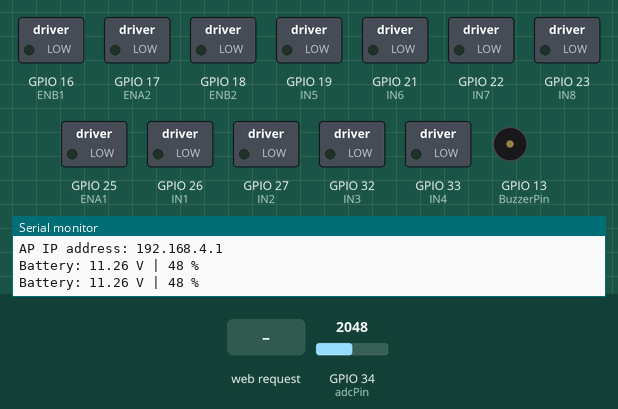
Bench run of a sketch on a simulated ESP32. On the bench: switched loads named in the sketch (green lamp = pin HIGH), buzzer (waves = sounding, pin HIGH), the last lines printed to the serial monitor. Inputs (shaded band) come from the test bench; at power-on: GPIO 34 (adcPin) = 2048 (analog values on the 0–4095 scale).

Above: at 1.2 s.
1.3 s: GPIO 34 (adcPin) set to 1896
2.8 s: GPIO 34 (adcPin) set to 1842
At 3.9 s:
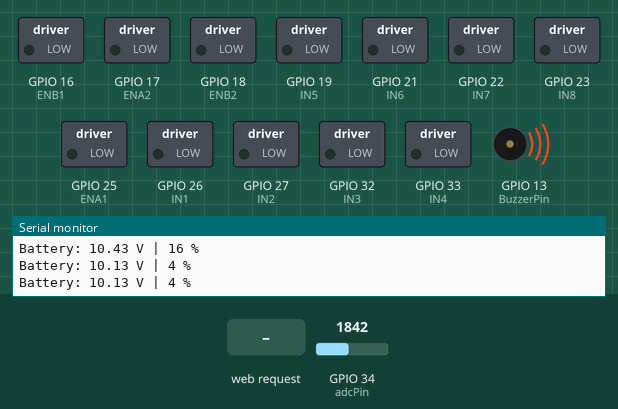
4.6 s: HTTP request GET /forward received
At 5.2 s:
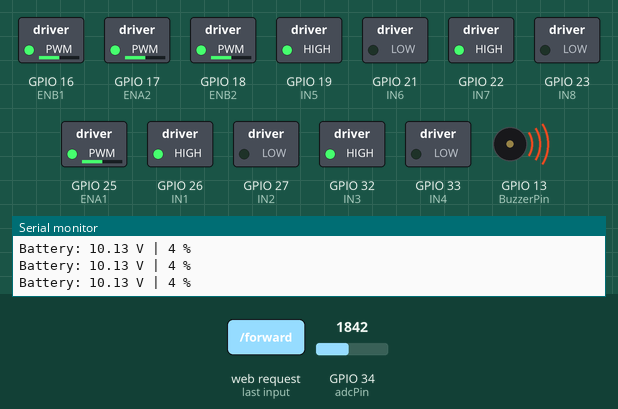
6.1 s: HTTP request GET /backward received
At 6.4 s:
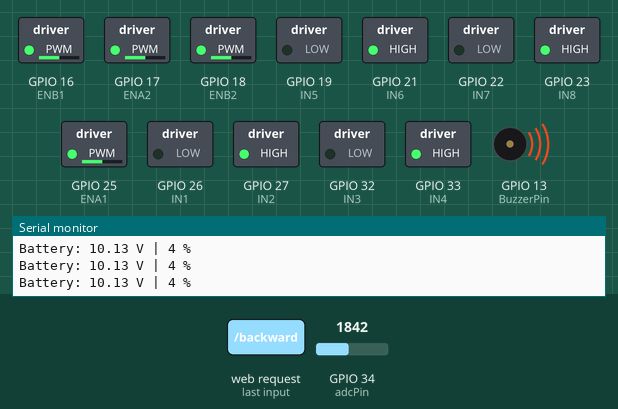
7.6 s: HTTP request GET /left received
At 8.7 s:
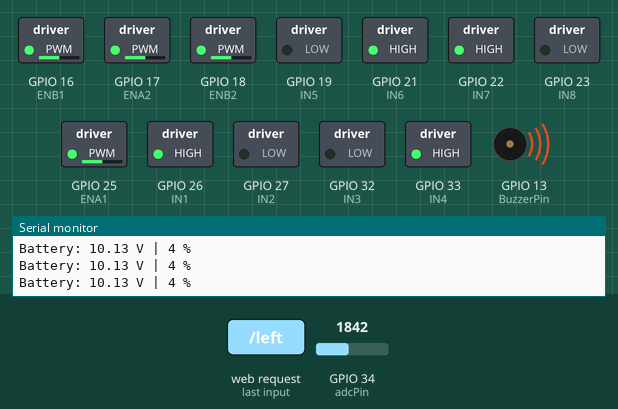
9.1 s: HTTP request GET /right received
At 9.9 s:
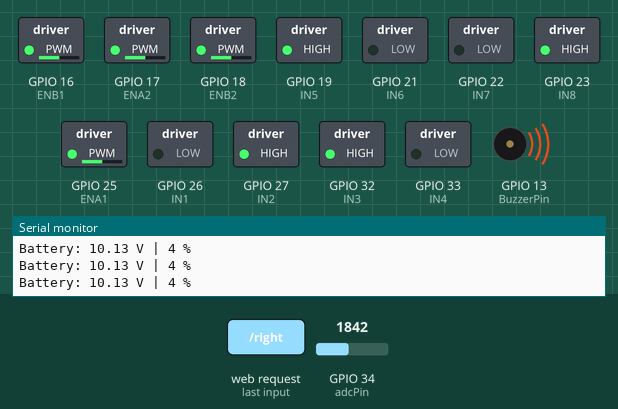
Timing chart, 0 to 11.6 s (numbered marks = the images above; inputs shaded):
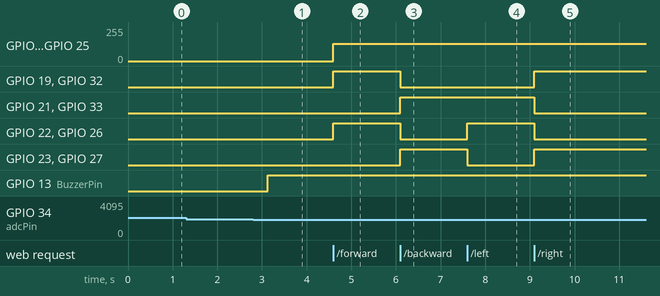

Measured:
- the behaviour switches between 1871 and 1870 on GPIO 34 (adcPin) (found by bisection; images 0 and 1)
- after the input at 2.8 s, GPIO 13 (BuzzerPin): LOW → HIGH after 0.33 s
- after the input at 4.6 s, GPIO 16 (ENB1), GPIO 17 (ENA2), GPIO 18 (ENB2), GPIO 25 (ENA1): 0/255 → 128/255 at once; GPIO 19 (IN5), GPIO 22 (IN7), GPIO 26 (IN1), GPIO 32 (IN3): LOW → HIGH at once
- after the input at 6.1 s, GPIO 19 (IN5), GPIO 22 (IN7), GPIO 26 (IN1), GPIO 32 (IN3): HIGH → LOW at once; GPIO 21 (IN6), GPIO 23 (IN8), GPIO 27 (IN2), GPIO 33 (IN4): LOW → HIGH at once
- after the input at 7.6 s, GPIO 22 (IN7), GPIO 26 (IN1): LOW → HIGH at once; GPIO 23 (IN8), GPIO 27 (IN2): HIGH → LOW at once
- after the input at 9.1 s, GPIO 19 (IN5), GPIO 23 (IN8), GPIO 27 (IN2), GPIO 32 (IN3): LOW → HIGH at once; GPIO 21 (IN6), GPIO 22 (IN7), GPIO 26 (IN1), GPIO 33 (IN4): HIGH → LOW at once

The sketch:

ESP32-smart-car-.ino
```cpp
#include <WiFi.h>
#include <WebServer.h>


const char* ap_ssid = "ESP32_CAR";
const char* ap_password = "12345678";


const int adcPin = 34;
const int BuzzerPin = 13;
bool buzzerON = false;


#define IN1 26
#define IN2 27
#define IN3 32
#define IN4 33

#define IN5 19
#define IN6 21
#define IN7 22
#define IN8 23


const int ENA1 = 25;
const int ENB1 = 16;

const int ENA2 = 17;
const int ENB2 = 18;


const int freq = 1000;
const int resolution = 8;

const int M1_CH = 0;
const int M2_CH = 1;
const int M3_CH = 2;
const int M4_CH = 3;

int defaultSpeed = 128;

WebServer server(80);


float currentBatteryVoltage = 0.0;
int batteryPercent = 0;

const float minBatteryVoltage = 10.0;
const float maxBatteryVoltage = 12.6;

// Voltage divider resistors
const float R1 = 24700.0;
const float R2 = 4700.0;
const float dividerFactor = (R1 + R2) / R2;

const int samples = 10;


void readBatteryLevel() {
  uint32_t rawSum = 0;

  for (int i = 0; i < samples; i++) {
    rawSum += analogRead(adcPin);
    delay(2);
  }

  float rawAvg = rawSum / (float)samples;
  float adcVoltage = (rawAvg / 4095.0) * 3.6;
  currentBatteryVoltage = adcVoltage * dividerFactor;

  batteryPercent = (int)((currentBatteryVoltage - minBatteryVoltage) * 100.0 /
                         (maxBatteryVoltage - minBatteryVoltage));

  batteryPercent = constrain(batteryPercent, 0, 100);


  buzzerON = (batteryPercent <= 10);

  Serial.printf("Battery: %.2f V | %d %%\n", currentBatteryVoltage, batteryPercent);
}

void stopMotors() {
  digitalWrite(IN1, LOW);
  digitalWrite(IN2, LOW);
  digitalWrite(IN3, LOW);
  digitalWrite(IN4, LOW);

  digitalWrite(IN5, LOW);
  digitalWrite(IN6, LOW);
  digitalWrite(IN7, LOW);
  digitalWrite(IN8, LOW);

  ledcWrite(ENA1, 0);
  ledcWrite(ENB1, 0);
  ledcWrite(ENA2, 0);
  ledcWrite(ENB2, 0);
}


void forward(int speedM1, int speedM2, int speedM3, int speedM4) {

  digitalWrite(IN1, HIGH);
  digitalWrite(IN2, LOW);
  digitalWrite(IN3, HIGH);
  digitalWrite(IN4, LOW);


  digitalWrite(IN5, HIGH);
  digitalWrite(IN6, LOW);
  digitalWrite(IN7, HIGH);
  digitalWrite(IN8, LOW);

  ledcWrite(ENA1, speedM1);
  ledcWrite(ENB1, speedM2);
  ledcWrite(ENA2, speedM3);
  ledcWrite(ENB2, speedM4);
}


void backward(int speedM1, int speedM2, int speedM3, int speedM4) {


  digitalWrite(IN1, LOW);
  digitalWrite(IN2, HIGH);
  digitalWrite(IN3, LOW);
  digitalWrite(IN4, HIGH);


  digitalWrite(IN5, LOW);
  digitalWrite(IN6, HIGH);
  digitalWrite(IN7, LOW);
  digitalWrite(IN8, HIGH);

  ledcWrite(ENA1, speedM1);
  ledcWrite(ENB1, speedM2);
  ledcWrite(ENA2, speedM3);
  ledcWrite(ENB2, speedM4);
}


void left(int speedM1, int speedM2, int speedM3, int speedM4) {

  digitalWrite(IN1, HIGH);
  digitalWrite(IN2, LOW);
  digitalWrite(IN3, LOW);
  digitalWrite(IN4, HIGH);

  // RIGHT side → forward
  digitalWrite(IN5, LOW);
  digitalWrite(IN6, HIGH);
  digitalWrite(IN7, HIGH);
  digitalWrite(IN8, LOW);

  ledcWrite(ENA1, speedM1);
  ledcWrite(ENB1, speedM2);
  ledcWrite(ENA2, speedM3);
  ledcWrite(ENB2, speedM4);
}


void right(int speedM1, int speedM2, int speedM3, int speedM4) {

  digitalWrite(IN1, LOW);
  digitalWrite(IN2, HIGH);
  digitalWrite(IN3, HIGH);
  digitalWrite(IN4, LOW);


  digitalWrite(IN5, HIGH);
  digitalWrite(IN6, LOW);
  digitalWrite(IN7, LOW);
  digitalWrite(IN8, HIGH);

  ledcWrite(ENA1, speedM1);
  ledcWrite(ENB1, speedM2);
  ledcWrite(ENA2, speedM3);
  ledcWrite(ENB2, speedM4);
}


void handleRoot() {
  String html = R"rawliteral(
<!DOCTYPE html>
<html>
<head>
  <title>ESP32 Robot Control</title>
  <meta name="viewport" content="width=device-width, initial-scale=1">
  <style>
    body { font-family: Arial; text-align: center; background:#f2f2f2; }
    button { font-size: 18px; padding: 12px 24px; margin: 5px; }
    #warning { color:red; font-weight:bold; font-size:20px; display:none; }
  </style>
</head>
<body>

<h2>ESP32 Robot Control</h2>

<h3>Battery</h3>
<p>Voltage: <span id="voltage">--</span> V</p>
<p>Charge: <span id="percent">--</span> %</p>
<p id="warning">⚠ LOW BATTERY! PLEASE CHARGE ⚠</p>

<hr>

<button onclick="fetch('/forward')">Forward</button><br><br>
<button onclick="fetch('/left')">Left</button>
<button onclick="fetch('/right')">Right</button><br><br>
<button onclick="fetch('/backward')">Backward</button><br><br>
<button onclick="fetch('/stop')">Stop</button>

<script>
setInterval(() => {
  fetch('/battery')
    .then(r => r.json())
    .then(data => {
      document.getElementById('voltage').innerText = data.voltage.toFixed(2);
      document.getElementById('percent').innerText = data.percent;
      document.getElementById('warning').style.display =
        data.low ? "block" : "none";
    });
}, 500);
</script>
<h3>Motor Speed</h3>
<input type="range" min="0" max="255" value="128" id="speedSlider" oninput="updateSpeed(this.value)">
<p>Speed: <span id="speedValue">128</span></p>

<script>
function updateSpeed(val) {
  document.getElementById('speedValue').innerText = val;
  fetch('/setSpeed?value=' + val); // send to ESP32
}
</script>


</body>
</html>
)rawliteral";

  server.send(200, "text/html", html);
}


void setupServer() {

  server.on("/", handleRoot);

  server.on("/battery", []() {
    String json = "{";
    json += "\"voltage\":" + String(currentBatteryVoltage, 2) + ",";
    json += "\"percent\":" + String(batteryPercent) + ",";
    json += "\"low\":" + String(buzzerON ? "true" : "false");
    json += "}";
    server.send(200, "application/json", json);
  });

  server.on("/setSpeed", []() {
    if(server.hasArg("value")) {
      defaultSpeed = constrain(server.arg("value").toInt(), 0, 255);
  }

  server.send(200);
});


server.on("/forward", []() {
  forward(defaultSpeed, defaultSpeed, defaultSpeed, defaultSpeed);
  server.send(200);
});
server.on("/backward", []() {
  backward(defaultSpeed, defaultSpeed, defaultSpeed, defaultSpeed);
  server.send(200);
});
server.on("/left", []() {
  left(defaultSpeed, defaultSpeed, defaultSpeed, defaultSpeed);
  server.send(200);
});
server.on("/right", []() {
  right(defaultSpeed, defaultSpeed, defaultSpeed, defaultSpeed);
  server.send(200);
});
server.on("/stop", []() {
  stopMotors();
  server.send(200);
});


  server.begin();
}


void setup() {
  Serial.begin(115200);

  pinMode(BuzzerPin, OUTPUT);
  pinMode(IN1, OUTPUT);
  pinMode(IN2, OUTPUT);
  pinMode(IN3, OUTPUT);
  pinMode(IN4, OUTPUT);

  pinMode(IN5, OUTPUT);
  pinMode(IN6, OUTPUT);
  pinMode(IN7, OUTPUT);
  pinMode(IN8, OUTPUT);

  ledcAttach(ENA1, 1000, 8);
  ledcAttach(ENB1, 1000, 8);
  ledcAttach(ENA2, 1000, 8);
  ledcAttach(ENB2, 1000, 8);


  stopMotors();

  analogReadResolution(12);
  analogSetPinAttenuation(adcPin, ADC_11db);

  WiFi.mode(WIFI_AP);
  WiFi.softAP(ap_ssid, ap_password);

  Serial.print("AP IP address: ");
  Serial.println(WiFi.softAPIP());

  setupServer();
}


void loop() {
  server.handleClient();

  static unsigned long lastRead = 0;
  if (millis() - lastRead >= 500) {
    readBatteryLevel();
    lastRead = millis();
  }


  digitalWrite(BuzzerPin, buzzerON ? HIGH : LOW);
}
```
